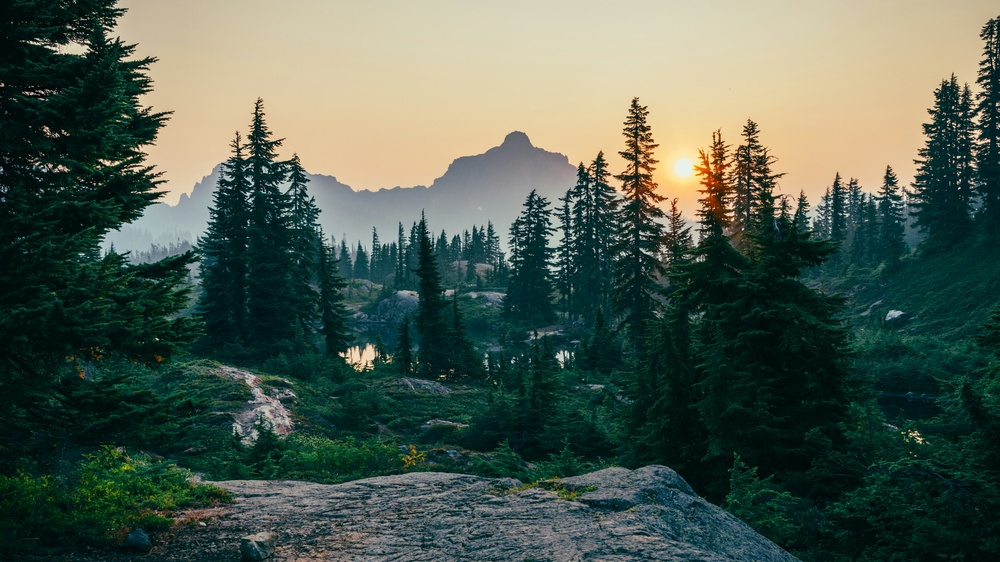
#> input picture purify_data/cluster_01/image_1507.jpg, 1000 x 562 px, shrunk from 3840 x 2160 before the run
$ python -i extract_edge_orientation.py   (imports and definitions only)   (older library calls are emulated)
#> lines starting #> are read from the running program, lines starting #| are printed output that depends on the picture; after the words box and inside, x2 and y2 are one past the last pixel; in counts of white or black regions, pixels touching at a corner belong together
#> further down, picture is the input picture: shape (562, 1000, 3); mean B, G, R 80.8, 93.1, 78.7
import cv2
import numpy as np
from typing import List

def _extract_edge_orientation(img_bgr: np.ndarray) -> List[float]:
    """Extracts 5-bin Edge Orientation Histogram (N, D, C45, C135, Non)"""
    gray = cv2.cvtColor(img_bgr, cv2.COLOR_BGR2GRAY)
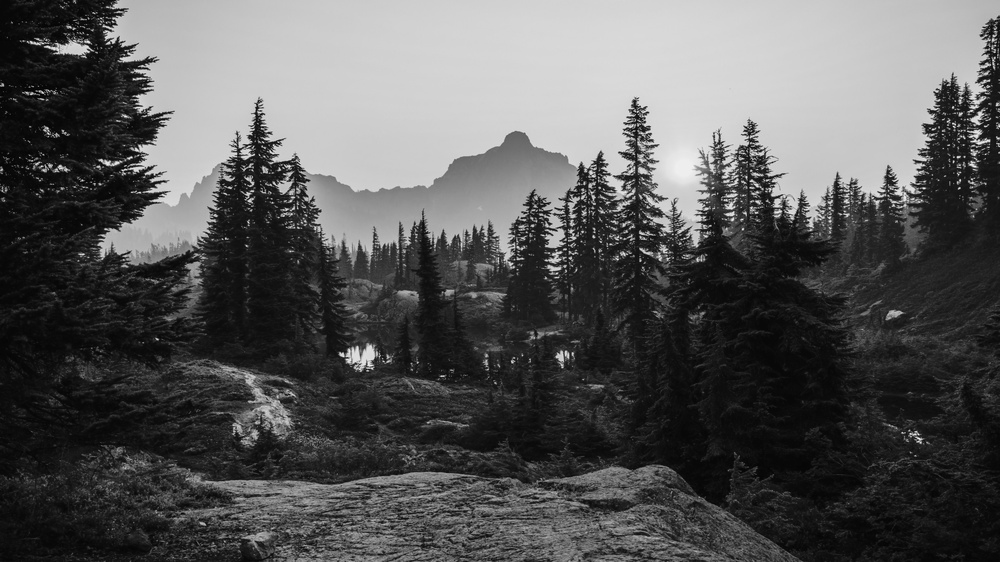
#> gray: shape (562, 1000); min 0, max 246, mean 87.4
    sobelx = cv2.Sobel(gray, cv2.CV_32F, 1, 0, ksize=3)
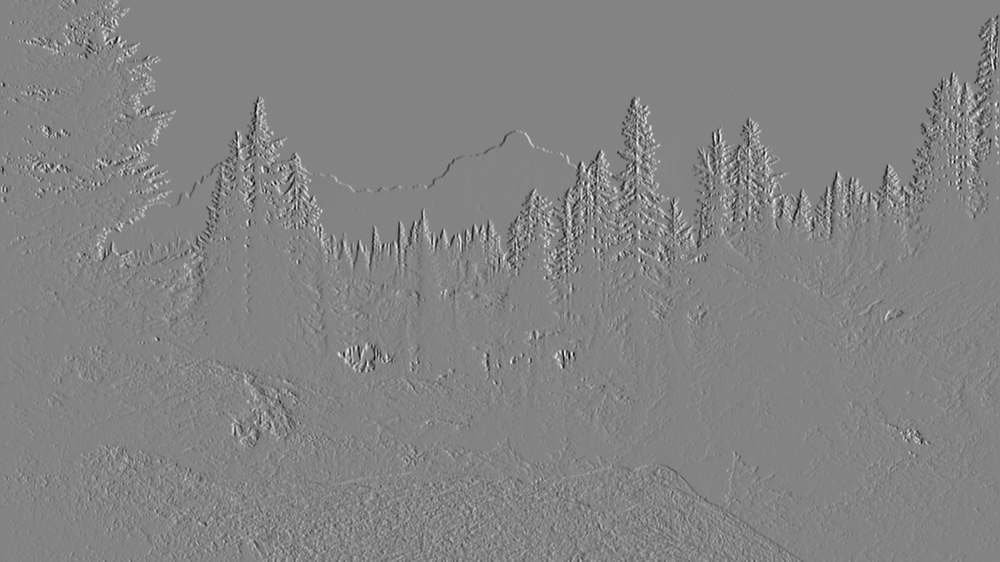
#> sobelx: shape (562, 1000) float32; min -759, max 710, mean 0.2; drawn with min black and max white
    sobely = cv2.Sobel(gray, cv2.CV_32F, 0, 1, ksize=3)
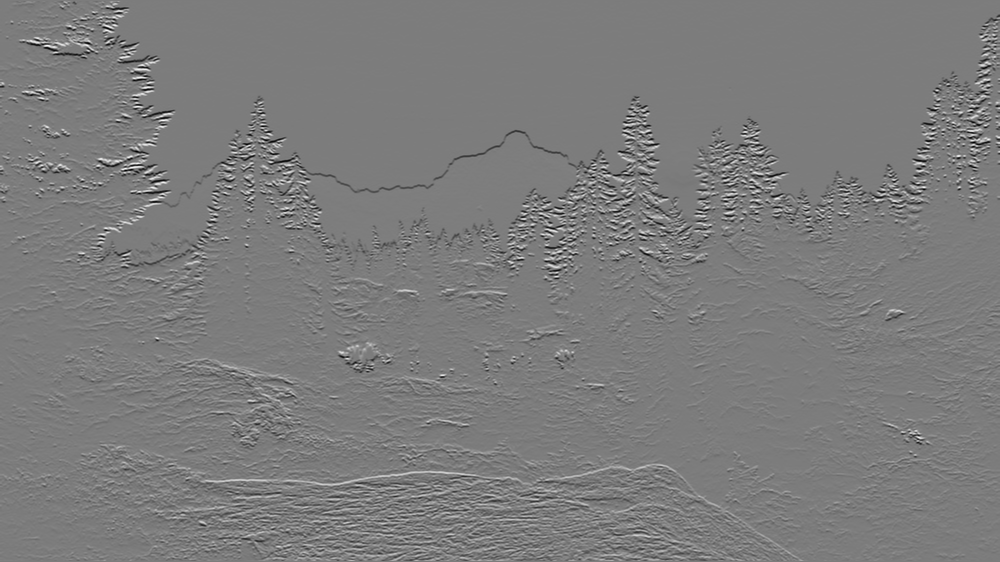
#> sobely: shape (562, 1000) float32; min -819, max 856, mean -1.8; drawn with min black and max white
    mag, ang = cv2.cartToPolar(sobelx, sobely)
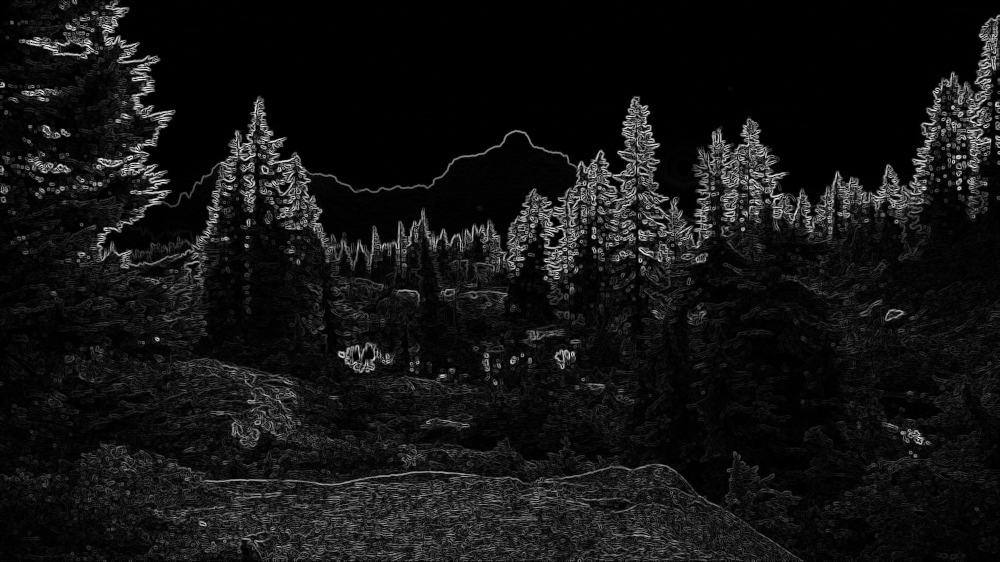
#> mag: shape (562, 1000) float32; min 0, max 856.6, mean 65.9; drawn with min black and max white
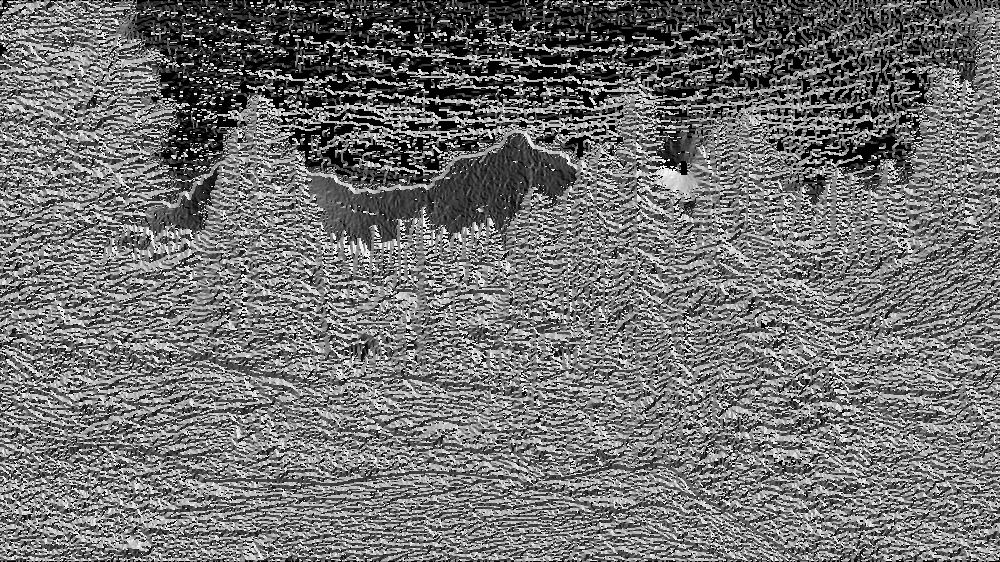
#> ang: shape (562, 1000) float32; min 0, max 6.28, mean 2.81; drawn with min black and max white

    h, w = gray.shape
#> h = 562; w = 1000
    total_pixels = h * w
#> total_pixels = 562000
    bins = np.zeros(5)

    # Threshold for edges
    edge_mask = mag > (np.max(mag) * 0.1)
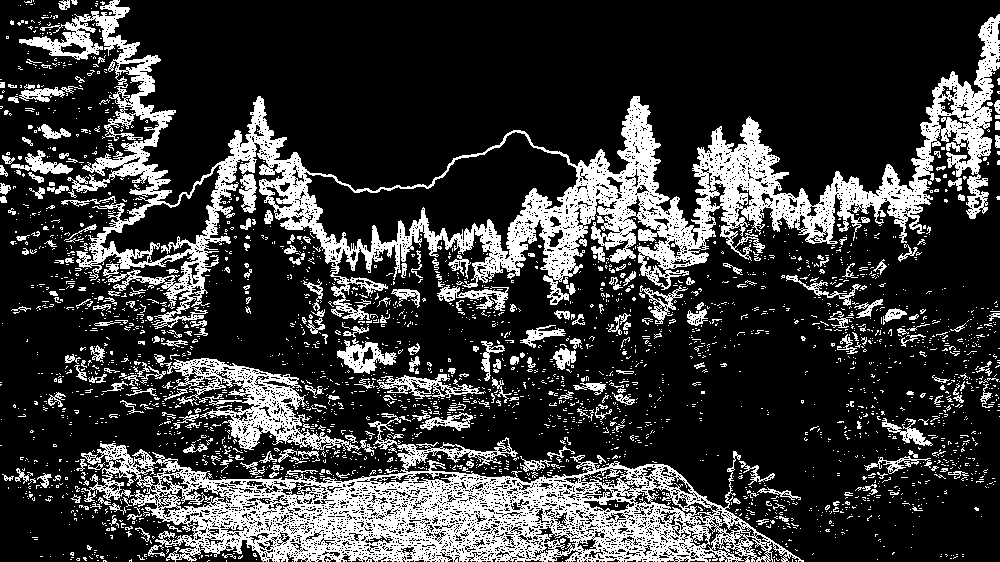
#> edge_mask: shape (562, 1000) bool; 22.5% white; 2872 white regions (2590 under 20 px), largest, box (x1, y1, x2, y2) and area: (19, 0, 1000, 329) 52432, (81, 413, 804, 562) 37763, (154, 354, 377, 456) 5440
    bins[4] = (total_pixels - np.sum(edge_mask)) / total_pixels # Non-directional

    if np.sum(edge_mask) > 0:
        valid_angs = ang[edge_mask] * 180 / np.pi
        for a in valid_angs:
            a = a % 180
            if a < 22.5 or a >= 157.5: bins[0] += 1
            elif a >= 67.5 and a < 112.5: bins[1] += 1
            elif a >= 22.5 and a < 67.5: bins[2] += 1
            else: bins[3] += 1
#> this loop made 126245 passes
#> a on passes 1 to 3: 0, 0, 0
#> after the loop, bins = [19787, 51904, 26979, 27575, 0.775]

        sum_dirs = np.sum(bins[:4])
#> sum_dirs = 126245
        if sum_dirs > 0:
            bins[:4] = bins[:4] / sum_dirs * (1.0 - bins[4])

    return bins.tolist()

>>> import cv2
>>> picture = cv2.imread('../../../../purify_data/cluster_01/image_1507.jpg')
>>> result = _extract_edge_orientation(picture)
#> result = [0.0352, 0.0924, 0.048, 0.0491, 0.775]

$ run again, on purify_data/cluster_01/image_1637.jpg
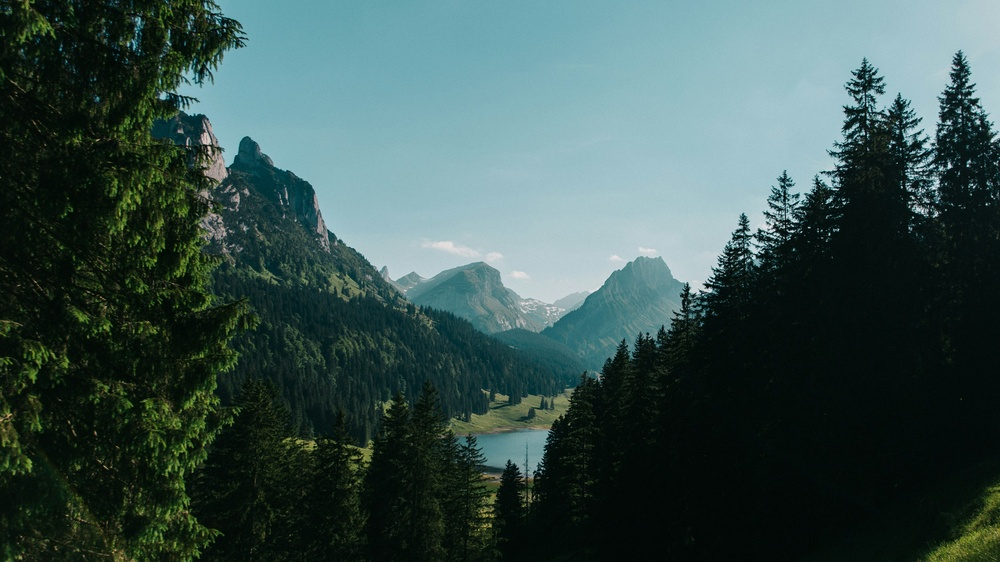
#> input picture purify_data/cluster_01/image_1637.jpg, 1000 x 562 px, shrunk from 3840 x 2160 before the run
#> picture is the input picture: shape (562, 1000, 3); mean B, G, R 78.6, 81.6, 58.5
#> in _extract_edge_orientation, `mag, ang = cv2.cartToPolar(sobelx, sobely)`:
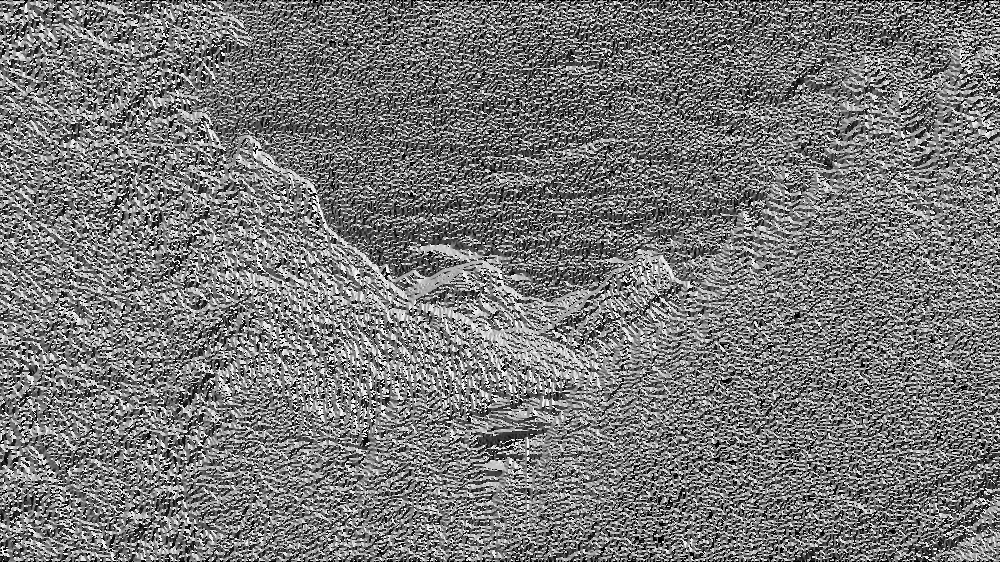
#> ang: shape (562, 1000) float32; min 0, max 6.28, mean 2.96; drawn with min black and max white
#> in _extract_edge_orientation, `edge_mask = mag > (np.max(mag) * 0.1)`:
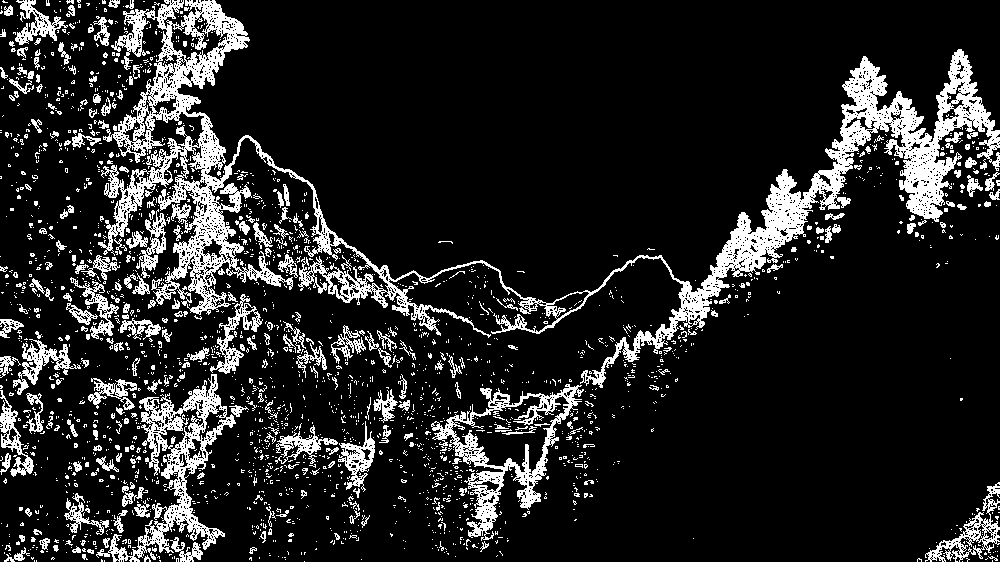
#> edge_mask: shape (562, 1000) bool; 14.4% white; 2268 white regions (2002 under 20 px), largest, box (x1, y1, x2, y2) and area: (98, 0, 1000, 388) 38538, (96, 374, 236, 562) 5767, (431, 384, 584, 541) 4958
#> the loop in _extract_edge_orientation, `for a in valid_angs:` made 81207 passes
#> a on passes 1 to 3: 0, 0, 0
#> after the loop in _extract_edge_orientation, `for a in valid_angs:`: bins = [22996, 18964, 18118, 21129, 0.856]
#> sum_dirs = 81207
#> result = [0.0409, 0.0337, 0.0322, 0.0376, 0.856]
